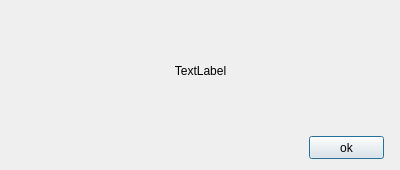
<?xml version="1.0" encoding="UTF-8"?>
<ui version="4.0">
 <class>Dialog</class>
 <widget class="QDialog" name="Dialog">
  <property name="geometry">
   <rect>
    <x>0</x>
    <y>0</y>
    <width>400</width>
    <height>170</height>
   </rect>
  </property>
  <property name="minimumSize">
   <size>
    <width>400</width>
    <height>170</height>
   </size>
  </property>
  <property name="maximumSize">
   <size>
    <width>400</width>
    <height>170</height>
   </size>
  </property>
  <property name="windowTitle">
   <string>DCheat</string>
  </property>
  <widget class="QLabel" name="label">
   <property name="geometry">
    <rect>
     <x>20</x>
     <y>30</y>
     <width>361</width>
     <height>81</height>
    </rect>
   </property>
   <property name="text">
    <string>TextLabel</string>
   </property>
   <property name="alignment">
    <set>Qt::AlignCenter</set>
   </property>
  </widget>
  <widget class="QPushButton" name="pushButton">
   <property name="geometry">
    <rect>
     <x>309</x>
     <y>136</y>
     <width>75</width>
     <height>23</height>
    </rect>
   </property>
   <property name="text">
    <string>ok</string>
   </property>
  </widget>
 </widget>
 <resources/>
 <connections>
  <connection>
   <sender>pushButton</sender>
   <signal>clicked()</signal>
   <receiver>Dialog</receiver>
   <slot>ok_slot()</slot>
   <hints>
    <hint type="sourcelabel">
     <x>243</x>
     <y>144</y>
    </hint>
    <hint type="destinationlabel">
     <x>177</x>
     <y>144</y>
    </hint>
   </hints>
  </connection>
 </connections>
 <slots>
  <slot>ok_slot()</slot>
  <slot>cancle_slot()</slot>
 </slots>
</ui>
